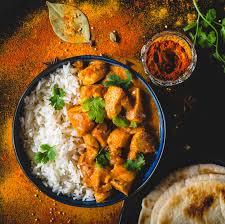
#> input picture Software-Engineering/Culinary-Cloud/frontend/src/assets/food1.jpg, 225 x 224 px
$ python -i trait_engine.py   (imports and definitions only)
#> lines starting #> are read from the running program, lines starting #| are printed output that depends on the picture; after the words box and inside, x2 and y2 are one past the last pixel; in counts of white or black regions, pixels touching at a corner belong together
import cv2
import numpy as np
from scipy.stats import entropy as scipy_entropy


def make_leaf_mask(image_bgr: np.ndarray) -> np.ndarray:
    """
    Very simple mask:
    - converts to HSV and keeps 'green-ish' pixels
    - returns binary mask (0/255)
    """
    hsv = cv2.cvtColor(image_bgr, cv2.COLOR_BGR2HSV)

    # Tune these if needed
    lower_green = np.array([25, 40, 40])
    upper_green = np.array([85, 255, 255])

    mask = cv2.inRange(hsv, lower_green, upper_green)

    # cleanup
    kernel = np.ones((5, 5), np.uint8)
    mask = cv2.morphologyEx(mask, cv2.MORPH_CLOSE, kernel)
    mask = cv2.morphologyEx(mask, cv2.MORPH_OPEN, kernel)

    return mask


def morphological_traits(mask: np.ndarray) -> dict:
    contours, _ = cv2.findContours(
        mask,
        cv2.RETR_EXTERNAL,
        cv2.CHAIN_APPROX_SIMPLE
    )

    if not contours:
        return {
            "leaf_area_px": 0.0,
            "leaf_count": 0,
            "aspect_ratio": 0.0,
            "solidity": 0.0,
        }

    # leaf count (rough): number of connected blobs
    num_labels, labels = cv2.connectedComponents(
        (mask > 0).astype(np.uint8)
    )

    leaf_count = max(0, num_labels - 1)  # exclude background

    # largest contour = dominant leaf region
    cnt = max(contours, key=cv2.contourArea)
    area = float(cv2.contourArea(cnt))

    rect = cv2.minAreaRect(cnt)
    w, h = rect[1]

    if w == 0 or h == 0:
        aspect_ratio = 0.0
    else:
        aspect_ratio = float(max(w, h) / min(w, h))

    hull = cv2.convexHull(cnt)
    hull_area = float(cv2.contourArea(hull))

    solidity = float(area / hull_area) if hull_area > 0 else 0.0

    return {
        "leaf_area_px": area,
        "leaf_count": int(leaf_count),
        "aspect_ratio": aspect_ratio,
        "solidity": solidity,
    }


def color_traits(image_bgr: np.ndarray, mask: np.ndarray) -> dict:
    m = mask > 0
    if not np.any(m):
        return {
            "color_uniformity": 0.0,
            "vigor": 0.0,
            "chlorophyll_level": 0.0,
            "texture_entropy": 0.0,
        }

    hsv = cv2.cvtColor(image_bgr, cv2.COLOR_BGR2HSV)
    lab = cv2.cvtColor(image_bgr, cv2.COLOR_BGR2LAB)
    gray = cv2.cvtColor(image_bgr, cv2.COLOR_BGR2GRAY)

    h, s, v = cv2.split(hsv)
    L, a, b = cv2.split(lab)

    # --- V2 exact color_uniformity ---
    hsv_std = np.std(hsv[m], axis=0)  # std for H,S,V
    color_uniformity = float(np.clip(1.0 - (float(np.mean(hsv_std)) / 255.0), 0.0, 1.0))

    # vigor (V1/V2 both use mean saturation / 255)
    vigor = float(np.clip(np.mean(s[m]) / 255.0, 0.0, 1.0))

    # chlorophyll (V2 logic)
    chlorophyll_raw = -float(np.mean(a[m]))
    chlorophyll_level = float(np.clip((chlorophyll_raw + 128.0) / 255.0, 0.0, 1.0))

    # texture entropy (V1-style normalized entropy)
    vals = gray[m]
    hist = np.bincount(vals, minlength=256).astype(np.float64)
    hist = hist / (hist.sum() + 1e-9)
    texture_entropy = float(scipy_entropy(hist + 1e-12, base=2) / 8.0)

    return {
        "color_uniformity": color_uniformity,
        "vigor": vigor,
        "chlorophyll_level": chlorophyll_level,
        "texture_entropy": texture_entropy,
    }


def stress_traits(image_bgr: np.ndarray, mask: np.ndarray) -> dict:
    m = mask > 0
    leaf_area = float(np.sum(m))
    if leaf_area == 0:
        return {"chlorosis_pct": 0.0, "health_score": 0.0}

    mask01 = (mask > 0).astype(np.uint8)
    hsv = cv2.cvtColor(image_bgr, cv2.COLOR_BGR2HSV)
    hsv_masked = cv2.bitwise_and(hsv, hsv, mask=mask01)

    # --- V2 exact chlorosis (yellow_stress) ---
    yellow = cv2.inRange(hsv_masked, (25, 50, 50), (40, 255, 255))
    chlorosis_area = float(np.sum((yellow > 0) & (mask01 > 0)))
    chlorosis_pct = float(np.clip((chlorosis_area / leaf_area) * 100.0, 0.0, 100.0))

    # --- V2 exact health_score (healthy_green fraction), scaled to 0..100 ---
    healthy_green = cv2.inRange(hsv, (35, 40, 40), (85, 255, 255))
    num = float(np.sum((healthy_green > 0) & (mask01 > 0)))
    den = float(np.sum(mask01 > 0))
    health_score = float((num / den) * 100.0) if den > 0 else 0.0

    return {"chlorosis_pct": chlorosis_pct, "health_score": health_score}


def compute_traits_for_image(image_path: str) -> dict:
    image = cv2.imread(image_path)
#> image is the input picture: shape (224, 225, 3); mean B, G, R 45, 85.6, 120.8

    if image is None:
        return {"error": f"Could not read image: {image_path}"}

    mask = make_leaf_mask(image)
#> in make_leaf_mask, `hsv = cv2.cvtColor(image_bgr, cv2.COLOR_BGR2HSV)`: hsv: shape (224, 225, 3); mean H, S, V 26.8, 148.1, 123.6
#> in make_leaf_mask, `mask = cv2.inRange(hsv, lower_green, upper_green)`: mask: shape (224, 225); 6.8% white; 100 white regions (86 under 20 px), largest, box (x1, y1, x2, y2) and area: (183, 0, 225, 64) 874, (32, 143, 59, 167) 465, (82, 97, 105, 123) 420
#> in make_leaf_mask, `mask = cv2.morphologyEx(mask, cv2.MORPH_CLOSE, kernel)`: mask: shape (224, 225); 7.9% white; 78 white regions (66 under 20 px), largest, box (x1, y1, x2, y2) and area: (183, 0, 225, 73) 1309, (32, 143, 59, 170) 492, (41, 80, 67, 112) 451
#> in make_leaf_mask, `mask = cv2.morphologyEx(mask, cv2.MORPH_OPEN, kernel)`:
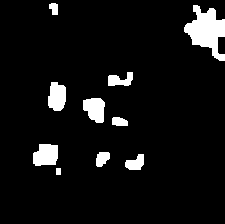
#> mask: shape (224, 225); 6.7% white; 10 white regions

    morph = morphological_traits(mask)
#> in morphological_traits, `contours, _ = cv2.findContours( mask, cv2.RETR_EXTERNAL, cv2.CHAIN_APP..`: contours = 10 contours; largest, box (x1, y1, x2, y2) and area: (184, 5, 225, 61) 1139, (33, 144, 58, 166) 423, (48, 82, 66, 111) 384, (83, 98, 105, 123) 384, (108, 72, 133, 86) 194
#> in morphological_traits, `num_labels, labels = cv2.connectedComponents( (mask > 0).astype(np.uin..`:
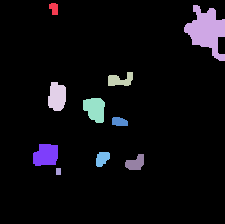
#> labels: shape (224, 225) int32; 11 distinct labels, from 0 to 10; one colour per label, 0 black
#> in morphological_traits, `num_labels, labels = cv2.connectedComponents( (mask > 0).astype(np.uin..`: num_labels = 11
#> in morphological_traits, `leaf_count = max(0, num_labels - 1)`: leaf_count = 10
#> in morphological_traits, `cnt = max(contours, key=cv2.contourArea)`: cnt = contour of 68 points, box (x1, y1, x2, y2) (184, 5, 225, 61), area 1139
#> in morphological_traits, `area = float(cv2.contourArea(cnt))`: area = 1139
#> in morphological_traits, `rect = cv2.minAreaRect(cnt)`: rect = ((204, 32.5), (55, 40), -90)
#> in morphological_traits, `w, h = rect[1]`: w = 55; h = 40
#> in morphological_traits, `aspect_ratio = float(max(w, h) / min(w, h))`: aspect_ratio = 1.38
#> in morphological_traits, `hull = cv2.convexHull(cnt)`: hull = contour of 9 points, box (x1, y1, x2, y2) (184, 5, 225, 61), area 1588
#> in morphological_traits, `hull_area = float(cv2.contourArea(hull))`: hull_area = 1587.5
#> in morphological_traits, `solidity = float(area / hull_area) if hull_area > 0 else 0.0`: solidity = 0.717
#> morph = {'leaf_area_px': 1139, 'leaf_count': 10, 'aspect_ratio': 1.38, 'solidity': 0.717}
    color = color_traits(image, mask)
#> in color_traits, `m = mask > 0`: m: shape (224, 225) bool; 6.7% white; 10 white regions, largest, box (x1, y1, x2, y2) and area: (184, 5, 225, 61) 1235, (33, 144, 58, 166) 465, (48, 82, 66, 111) 424
#> in color_traits, `lab = cv2.cvtColor(image_bgr, cv2.COLOR_BGR2LAB)`: lab: shape (224, 225, 3); mean of channels 0, 1, 2 99, 139, 155
#> in color_traits, `gray = cv2.cvtColor(image_bgr, cv2.COLOR_BGR2GRAY)`:
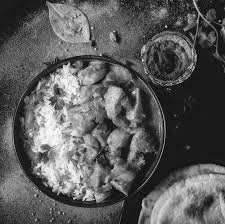
#> gray: shape (224, 225); min 0, max 255, mean 91.5
#> in color_traits, `h, s, v = cv2.split(hsv)`:
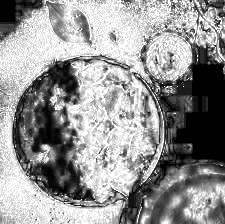
#> s: shape (224, 225); min 0, max 255, mean 148.1
#> in color_traits, `h, s, v = cv2.split(hsv)`:
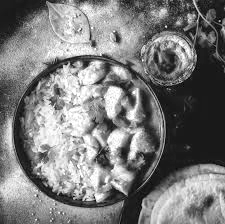
#> v: shape (224, 225); min 1, max 255, mean 123.6
#> in color_traits, `L, a, b = cv2.split(lab)`:
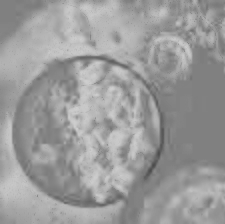
#> b: shape (224, 225); min 75, max 207, mean 155
#> in color_traits, `hsv_std = np.std(hsv[m], axis=0)`: hsv_std = [11.63, 63.81, 53.71]
#> in color_traits, `color_uniformity = float(np.clip(1.0 - (float(np.mean(hsv_std)) / 255...`: color_uniformity = 0.831
#> in color_traits, `vigor = float(np.clip(np.mean(s[m]) / 255.0, 0.0, 1.0))`: vigor = 0.655
#> in color_traits, `chlorophyll_raw = -float(np.mean(a[m]))`: chlorophyll_raw = -111.4
#> in color_traits, `chlorophyll_level = float(np.clip((chlorophyll_raw + 128.0) / 255.0, 0..`: chlorophyll_level = 0.065
#> in color_traits, `vals = gray[m]`: vals = 3390 values, max 246 at index 1798, min 4 at index 1211, mean 97.02
#> in color_traits, `hist = np.bincount(vals, minlength=256).astype(np.float64)`: hist = 256 values, max 35 at index 82, min 0 at index 0, mean 13.24
#> in color_traits, `hist = hist / (hist.sum() + 1e-9)`: hist = 256 values, max 0.0103 at index 82, min 0 at index 0, mean 0.00391
#> in color_traits, `texture_entropy = float(scipy_entropy(hist + 1e-12, base=2) / 8.0)`: texture_entropy = 0.946
#> color = {'color_uniformity': 0.831, 'vigor': 0.655, 'chlorophyll_level': 0.065, 'texture_entropy': 0.946}
    stress = stress_traits(image, mask)
#> in stress_traits, `leaf_area = float(np.sum(m))`: leaf_area = 3390
#> in stress_traits, `hsv_masked = cv2.bitwise_and(hsv, hsv, mask=mask01)`: hsv_masked: shape (224, 225, 3); mean H, S, V 2.7, 11.2, 7.5
#> in stress_traits, `yellow = cv2.inRange(hsv_masked, (25, 50, 50), (40, 255, 255))`: yellow: shape (224, 225); 2.9% white; 41 white regions (28 under 20 px), largest, box (x1, y1, x2, y2) and area: (83, 98, 105, 123) 406, (48, 83, 66, 111) 213, (112, 117, 128, 126) 117
#> in stress_traits, `chlorosis_area = float(np.sum((yellow > 0) & (mask01 > 0)))`: chlorosis_area = 1467
#> in stress_traits, `chlorosis_pct = float(np.clip((chlorosis_area / leaf_area) * 100.0, 0...`: chlorosis_pct = 43.27
#> in stress_traits, `healthy_green = cv2.inRange(hsv, (35, 40, 40), (85, 255, 255))`:
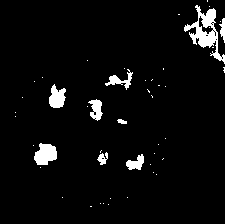
#> healthy_green: shape (224, 225); 4.5% white; 48 white regions (39 under 20 px), largest, box (x1, y1, x2, y2) and area: (184, 5, 225, 64) 791, (34, 143, 57, 165) 371, (49, 84, 66, 108) 279
#> in stress_traits, `num = float(np.sum((healthy_green > 0) & (mask01 > 0)))`: num = 2154
#> in stress_traits, `den = float(np.sum(mask01 > 0))`: den = 3390
#> in stress_traits, `health_score = float((num / den) * 100.0) if den > 0 else 0.0`: health_score = 63.54
#> stress = {'chlorosis_pct': 43.27, 'health_score': 63.54}

    # Pack exactly how your frontend likes it (numbers + %)
    traits = {
        # top cards style
        "health_score": stress["health_score"],                          # 0..100
        "average_color_uniformity_pct": color["color_uniformity"] * 100.0,  # 0..100
        "chlorosis_pct": stress["chlorosis_pct"],                        # 0..100
        "vigor_pct": color["vigor"] * 100.0,                             # 0..100

        # other cards
        "leaf_count": morph["leaf_count"],
        "leaf_area_px": morph["leaf_area_px"],
        "texture_entropy": color["texture_entropy"],                     # 0..1
        "chlorophyll_level": color["chlorophyll_level"],                 # 0..1
        "aspect_ratio": morph["aspect_ratio"],
        "solidity": morph["solidity"],
    }

    return traits

>>> result = compute_traits_for_image('../../../../../Software-Engineering/Culinary-Cloud/frontend/src/assets/food1.jpg')
#> result = 10 items
